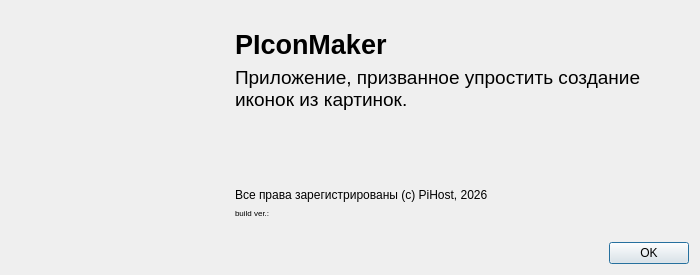
<?xml version="1.0" encoding="UTF-8"?>
<ui version="4.0">
 <class>AboutDialog</class>
 <widget class="QDialog" name="AboutDialog">
  <property name="windowModality">
   <enum>Qt::ApplicationModal</enum>
  </property>
  <property name="geometry">
   <rect>
    <x>0</x>
    <y>0</y>
    <width>700</width>
    <height>275</height>
   </rect>
  </property>
  <property name="minimumSize">
   <size>
    <width>700</width>
    <height>275</height>
   </size>
  </property>
  <property name="maximumSize">
   <size>
    <width>700</width>
    <height>275</height>
   </size>
  </property>
  <property name="windowTitle">
   <string>О программе</string>
  </property>
  <layout class="QVBoxLayout" name="verticalLayout">
   <item>
    <widget class="QWidget" name="widget" native="true">
     <layout class="QHBoxLayout" name="horizontalLayout">
      <item>
       <widget class="QWidget" name="w_logo" native="true">
        <property name="maximumSize">
         <size>
          <width>200</width>
          <height>200</height>
         </size>
        </property>
        <layout class="QHBoxLayout" name="horizontalLayout_2">
         <item>
          <widget class="QLabel" name="l_logo">
           <property name="text">
            <string/>
           </property>
           <property name="pixmap">
            <pixmap resource="rsc.qrc">:/icons/resources/icons/icon.png</pixmap>
           </property>
           <property name="scaledContents">
            <bool>true</bool>
           </property>
          </widget>
         </item>
        </layout>
       </widget>
      </item>
      <item>
       <widget class="QWidget" name="w_about" native="true">
        <layout class="QVBoxLayout" name="verticalLayout_2">
         <item>
          <widget class="QLabel" name="l_title">
           <property name="font">
            <font>
             <pointsize>20</pointsize>
             <weight>75</weight>
             <bold>true</bold>
            </font>
           </property>
           <property name="text">
            <string>PIconMaker</string>
           </property>
          </widget>
         </item>
         <item>
          <widget class="QLabel" name="l_description">
           <property name="font">
            <font>
             <pointsize>14</pointsize>
            </font>
           </property>
           <property name="text">
            <string>Приложение, призванное упростить создание иконок из картинок.</string>
           </property>
           <property name="wordWrap">
            <bool>true</bool>
           </property>
          </widget>
         </item>
         <item>
          <spacer name="verticalSpacer">
           <property name="orientation">
            <enum>Qt::Vertical</enum>
           </property>
           <property name="sizeHint" stdset="0">
            <size>
             <width>20</width>
             <height>56</height>
            </size>
           </property>
          </spacer>
         </item>
         <item>
          <widget class="QLabel" name="l_rights">
           <property name="text">
            <string>Все права зарегистрированы (c) PiHost, 2026</string>
           </property>
          </widget>
         </item>
         <item>
          <widget class="QLabel" name="l_build_ver">
           <property name="font">
            <font>
             <pointsize>6</pointsize>
            </font>
           </property>
           <property name="text">
            <string>build ver.: </string>
           </property>
          </widget>
         </item>
        </layout>
       </widget>
      </item>
     </layout>
    </widget>
   </item>
   <item>
    <widget class="QDialogButtonBox" name="buttonBox">
     <property name="orientation">
      <enum>Qt::Horizontal</enum>
     </property>
     <property name="standardButtons">
      <set>QDialogButtonBox::Ok</set>
     </property>
    </widget>
   </item>
  </layout>
 </widget>
 <resources>
  <include location="rsc.qrc"/>
 </resources>
 <connections>
  <connection>
   <sender>buttonBox</sender>
   <signal>accepted()</signal>
   <receiver>AboutDialog</receiver>
   <slot>accept()</slot>
   <hints>
    <hint type="sourcelabel">
     <x>248</x>
     <y>254</y>
    </hint>
    <hint type="destinationlabel">
     <x>157</x>
     <y>274</y>
    </hint>
   </hints>
  </connection>
  <connection>
   <sender>buttonBox</sender>
   <signal>rejected()</signal>
   <receiver>AboutDialog</receiver>
   <slot>reject()</slot>
   <hints>
    <hint type="sourcelabel">
     <x>316</x>
     <y>260</y>
    </hint>
    <hint type="destinationlabel">
     <x>286</x>
     <y>274</y>
    </hint>
   </hints>
  </connection>
 </connections>
</ui>
